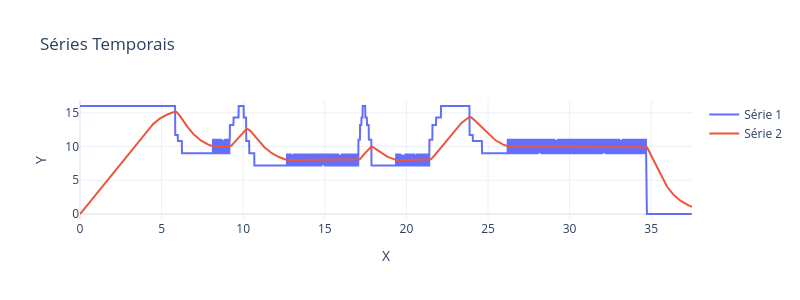
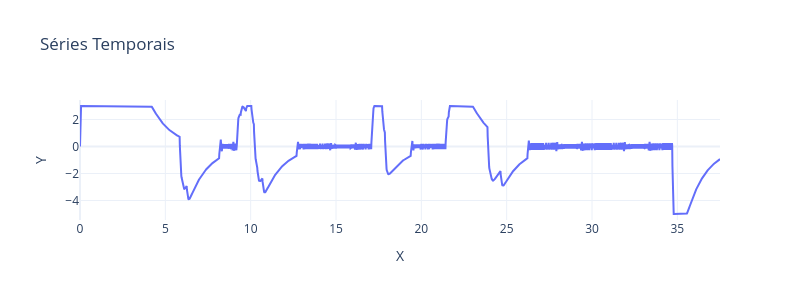
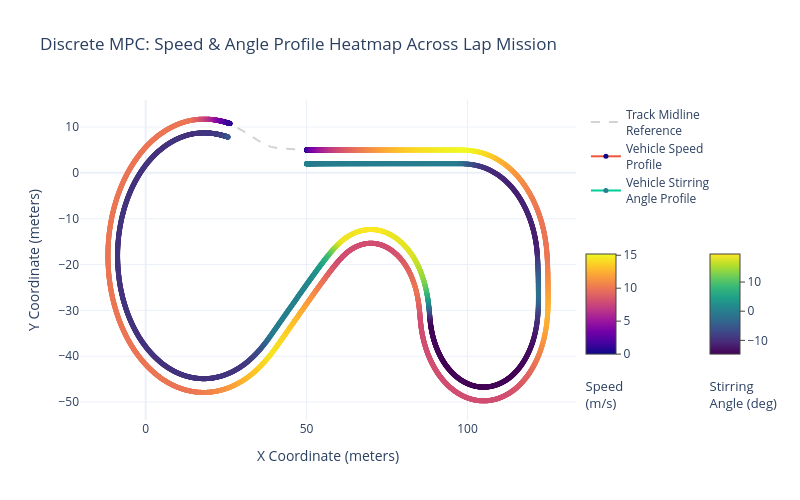

Notebook source saved alongside these figures, in order:
### Code cell
# %%
import numpy as np
import pandas as pd
from casadi import *
from scipy.spatial import KDTree
from scipy.interpolate import interp1d
import plotly.graph_objects as go
from Functions.Utils import *
from Functions.Graphs import *
from scipy.interpolate import CubicSpline

# %% [markdown]
# 1. LOAD RACETRACK DATA & SPATIAL PARAMETRIZATION

# %%
size = 1
path = r'DyntheticDataset\RaceTrack4.csv'
df = pd.read_csv(path)
x_mid = df['x_coords'].values[:] 
y_mid = df['y_coords'].values[:] 

# Ensure the track loops closed cleanly
if not np.allclose([x_mid[0], y_mid[0]], [x_mid[-1], y_mid[-1]]):
    x_mid = np.append(x_mid, x_mid[0])
    y_mid = np.append(y_mid, y_mid[0])

track_points = np.vstack((x_mid, y_mid)).T
track_tree = KDTree(track_points)

# Calculate cumulative distance (arc length 's') along track coordinates
dx = np.diff(x_mid)
dy = np.diff(y_mid)
segment_lengths = np.sqrt(dx**2 + dy**2)
s_coor = np.insert(np.cumsum(segment_lengths), 0, 0.0)
track_length = s_coor[-1]

# Linear interpolators to find exact continuous (x, y) coordinates for any distance s
get_x_at_s = interp1d(s_coor, x_mid, kind='linear', bounds_error=False, fill_value="extrapolate")
get_y_at_s = interp1d(s_coor, y_mid, kind='linear', bounds_error=False, fill_value="extrapolate")

# %% [markdown]
# 2. CASADI OPTI PROBLEM CONFIGURATION (Defined ONCE outside loop)

# %%
dt = 0.0125
sim_steps = 3000
V_cruising = 16
V_max = 25
V_turning = 10
n_horizon = 25
track_percentual = 0.9
l = 2.5 # Wheelbase

opti = Opti()

# Decision variables over the prediction horizon
X = opti.variable(4, n_horizon + 1) # States: [x_pos, y_pos, v, psi]
U = opti.variable(2, n_horizon)     # Controls: [a, delta]

# Parameters
X0 = opti.parameter(4)
X_REF = opti.parameter(n_horizon)
Y_REF = opti.parameter(n_horizon)
V_REF = opti.parameter(n_horizon)
U_PREV = opti.parameter(2)          # Last physically executed control action parameter [a_prev, delta_prev]

obj = 0
opti.subject_to(X[:, 0] == X0)

# Build the execution graph symbolic tree once
for k in range(n_horizon):
    x_k   = X[0, k]
    y_k   = X[1, k]
    v_k   = X[2, k]
    psi_k = X[3, k]
    
    a_k     = U[0, k]
    delta_k = U[1, k]

    beta = atan(0.5 * tan(delta_k))
    
    next_x   = x_k + dt * (v_k * cos(psi_k + beta))
    next_y   = y_k + dt * (v_k * sin(psi_k + beta))
    next_v   = v_k + dt * a_k
    next_psi = psi_k + dt * ((v_k / l) * sin(beta))

    opti.subject_to(X[0, k+1] == next_x)
    opti.subject_to(X[1, k+1] == next_y)
    opti.subject_to(X[2, k+1] == next_v)
    opti.subject_to(X[3, k+1] == next_psi)

    # Base state and input magnitudes stage cost
    obj += (x_k - X_REF[k])**2 + (y_k - Y_REF[k])**2 + 5 * (v_k - V_REF[k])**2
    obj += 1.5 * a_k**2 + 0.25 * delta_k**2

    # Slew rate penalties inside the preview horizon steps
    if k > 0:
        obj += 15.0 * (U[0, k] - U[0, k-1])**2  # Jerk penalty
        obj += 2.0 * (U[1, k] - U[1, k-1])**2   # Steering rate penalty

# Smooth transitions linking external past inputs directly to the initial horizon decision step
obj += 25.0 * (U[0, 0] - U_PREV[0])**2
obj += 2.0 * (U[1, 0] - U_PREV[1])**2

# Terminal cost step calculation
obj += (X[0, n_horizon] - X_REF[n_horizon - 1])**2 + \
       (X[1, n_horizon] - Y_REF[n_horizon - 1])**2 + \
       5.0 * (X[2, n_horizon] - V_REF[n_horizon - 1])**2

opti.minimize(obj)

# Operational Bound limits
opti.subject_to(opti.bounded(-5.0, U[0, :], 3))                 
opti.subject_to(opti.bounded(-np.deg2rad(30), U[1, :], np.deg2rad(30))) 
opti.subject_to(opti.bounded(0.0, X[2, :], V_cruising*1))                  

# Setup solver configuration options once
opts = {"ipopt.print_level": 0, "print_time": 0, "ipopt.warm_start_init_point": "yes"}
opti.solver('ipopt', opts)


# %% [markdown]
# 3. CLOSED-LOOP SIMULATION LOOP

# %%
s_total_traveled = 0.0
last_current_idx = 0

x0_start = np.array([50, y_mid[0], 0.0, 0.0])
x_current = x0_start.copy()
current_time = 0.0

# Memory array tracking previous system inputs (Starts at 0.0 standstill condition)
u_executed_prev = np.array([0.0, 0.0])

t_history = [current_time]
x_history = [x_current[0]]
y_history = [x_current[1]]
v_history = [x_current[2]]
v_ref_history = []
v_k_history = []
v_horizon = []
acc_history = [0]
delta_history = [0]
psi_history = [0]
is_turning_sharp = False
turning = []

# Continuous trajectory memory for warm-starting
last_sol_X = np.tile(x_current.reshape(4, 1), (1, n_horizon + 1))
last_sol_U = np.zeros((2, n_horizon))

for step in range(sim_steps):
    if step % 250 == 0: print('step:', step)
    _, current_idx = track_tree.query([x_current[0], x_current[1]])
    
    idx_diff = current_idx - last_current_idx
    if idx_diff < -len(x_mid)/2: 
        idx_diff += len(x_mid)
    elif idx_diff > len(x_mid)/2:
        idx_diff -= len(x_mid)
        
    if idx_diff > 0:
        s_total_traveled += np.sum(segment_lengths[last_current_idx:current_idx])
    last_current_idx = current_idx

    # Generate Time-Varying Horizon Reference Profiles
    s_projected = s_coor[current_idx]
    x_ref_horizon = np.zeros(n_horizon)
    y_ref_horizon = np.zeros(n_horizon)
    v_ref_horizon = np.zeros(n_horizon)

    for k in range(n_horizon):
        s_projected += max(x_current[2], 1.5) * dt 
        s_wrapped = s_projected % track_length
        
        x_ref_horizon[k] = get_x_at_s(s_wrapped)
        y_ref_horizon[k] = get_y_at_s(s_wrapped)
        
        if s_total_traveled >= track_length * track_percentual:
            v_ref_horizon[k] = 0.0

        elif is_turning_sharp:
            if ((u_control[1]) > np.deg2rad(3)) and (u_control[1] < np.deg2rad(6)):
                V_turning2 = V_turning+3
            elif ((u_control[1]) >= np.deg2rad(6)) and (u_control[1] < np.deg2rad(9)):
                V_turning2 = V_turning+2
            elif ((u_control[1]) >= np.deg2rad(9)) and (u_control[1] < np.deg2rad(12)):
                V_turning2 = V_turning
            elif ((u_control[1]) >= np.deg2rad(12)):
                V_turning2 = V_turning-2

            if ((u_control[1]) < np.deg2rad(-3)) and (u_control[1] > np.deg2rad(-6)):
                V_turning2 = V_turning+3
            elif ((u_control[1]) <= np.deg2rad(-6)) and (u_control[1] > np.deg2rad(-9)):
                V_turning2 = V_turning+2
            elif ((u_control[1]) <= np.deg2rad(-9)) and (u_control[1] > np.deg2rad(-12)):
                V_turning2 = V_turning
            elif ((u_control[1]) <= np.deg2rad(-12)):
                V_turning2 = V_turning-2


            if x_current[2] > V_turning2:
                v_ref_horizon[k] = V_turning2*0.9
            elif x_current[2] <= V_turning2:
                v_ref_horizon[k] = V_turning2*1.1
            #elif x_current[2] >= V_turning2*1.1:
            #    v_ref_horizon[k] = V_turning2*0.8

        else:
            v_ref_horizon[k] = V_cruising

    # Update parameters mapping arrays
    opti.set_value(X0, x_current)
    opti.set_value(X_REF, x_ref_horizon)
    opti.set_value(Y_REF, y_ref_horizon)
    opti.set_value(V_REF, v_ref_horizon)
    opti.set_value(U_PREV, u_executed_prev)  # Push historical tracking input directly to solver memory

    # Seed guesses
    opti.set_initial(X, last_sol_X)
    opti.set_initial(U, last_sol_U)

    try:
        sol = opti.solve()
        u_control = sol.value(U[:, 0])
        last_sol_X = sol.value(X)
        last_sol_U = sol.value(U)
    except Exception as e:
        # Fallback sub-optimal state capture strategy
        u_control = opti.debug.value(U[:, 0])
        last_sol_X = opti.debug.value(X)
        last_sol_U = opti.debug.value(U)

    # Save the selected control inputs to match with the next tracking frame interval
    u_executed_prev = u_control.copy()

    # --- Plant Simulator (Process Step using Forward Euler) ---
    beta_sim = np.arctan(0.5 * np.tan(u_control[1]))
    x_next = x_current[0] + dt * (x_current[2] * np.cos(x_current[3] + beta_sim))
    y_next = x_current[1] + dt * (x_current[2] * np.sin(x_current[3] + beta_sim))
    v_next = x_current[2] + dt * u_control[0]
    psi_next = x_current[3] + dt * ((x_current[2] / l) * np.sin(beta_sim))

    is_turning_sharp = (u_control[1] >= np.deg2rad(3)) or (u_control[1] <= -np.deg2rad(3))
    turning.append(is_turning_sharp)
    
    x_current = np.array([x_next, y_next, v_next, psi_next])
    current_time += dt

    t_history.append(current_time)
    x_history.append(x_current[0])
    y_history.append(x_current[1])
    v_history.append(x_current[2])
    v_k_history.append(last_sol_X[2])
    v_ref_history.append(v_ref_horizon[0])
    acc_history.append(u_control[0])
    psi_history.append(x_current[3])
    delta_history.append(u_control[1])
    v_horizon.append(v_ref_horizon)

    if s_total_traveled >= track_length * track_percentual and x_current[2] < 0.01:
        print(f"Simulation completed! Lap finished and vehicle stopped on centerline at step {step}.")
        break

# Convert historical data into numpy arrays for rendering 
t_history = np.array(t_history)
x_history = np.array(x_history)
y_history = np.array(y_history)
v_history = np.array(v_history)
v_ref_history = np.array(v_ref_history)
acc_history = np.array(acc_history)
delta_history = np.array(delta_history)
delta_history = np.rad2deg(delta_history)

psi_history = np.array(psi_history)
psi_history = np.rad2deg(psi_history)
turning = [0 if t==False else 1 for t in turning]
turning = np.array(turning)

# %%
PlotSeriesPLY(xSeries=[t_history,t_history],ySeries=[v_ref_history,v_history],w=800,h=300)
PlotSeriesPLY(xSeries=[t_history],ySeries=[acc_history],w=800,h=300)

# %%
print(V_max)
print(V_cruising*1)

# %% [markdown]
# 4. PLOT RESULTS

# %%
data = [x_mid, y_mid, x_history,y_history, t_history, delta_history, psi_history, v_history]
PlotMPCTracksPLY(data,width=800,height=500)

### Figure 1 — Plotly figure (JSON) as saved in the notebook; plotly's stock layout.template omitted (floating-point values rounded to 4 significant figures; data arrays with more than 128 entries replaced by an {"elided": "..."} marker saying what was removed)
{"data": [{"mode": "lines", "name": "Série 1", "type": "scatter", "x": {"elided": "3001 float values"}, "xaxis": "x", "y": {"elided": "3000 float values"}, "yaxis": "y"}, {"mode": "lines", "name": "Série 2", "type": "scatter", "x": {"elided": "3001 float values"}, "xaxis": "x", "y": {"elided": "3001 float values"}, "yaxis": "y"}], "layout": {"height": 300, "title": {"text": "Séries Temporais"}, "width": 800, "xaxis": {"anchor": "y", "domain": [0, 1], "title": {"text": "X"}}, "yaxis": {"anchor": "x", "domain": [0, 1], "title": {"text": "Y"}}}}

### Figure 2 — Plotly figure (JSON) as saved in the notebook; plotly's stock layout.template omitted (floating-point values rounded to 4 significant figures; data arrays with more than 128 entries replaced by an {"elided": "..."} marker saying what was removed)
{"data": [{"mode": "lines", "name": "Série 1", "type": "scatter", "x": {"elided": "3001 float values"}, "xaxis": "x", "y": {"elided": "3001 float values"}, "yaxis": "y"}], "layout": {"height": 300, "title": {"text": "Séries Temporais"}, "width": 800, "xaxis": {"anchor": "y", "domain": [0, 1], "title": {"text": "X"}}, "yaxis": {"anchor": "x", "domain": [0, 1], "title": {"text": "Y"}}}}

### Figure 3 — Plotly figure (JSON) as saved in the notebook; plotly's stock layout.template omitted (floating-point values rounded to 4 significant figures; data arrays with more than 128 entries replaced by an {"elided": "..."} marker saying what was removed)
{"data": [{"line": {"color": "lightgray", "dash": "dash", "width": 2}, "mode": "lines", "name": "Track Midline<br>Reference", "type": "scatter", "x": {"elided": "5000 float values"}, "y": {"elided": "5000 float values"}}, {"hoverinfo": "text+x+y", "marker": {"cmax": 15.19, "cmin": 0, "color": {"elided": "3001 float values"}, "colorbar": {"len": 0.5, "ticks": "outside", "title": {"font": {"size": 13}, "side": "bottom", "text": "Speed<br>(m/s)"}, "x": 1, "y": 0.3, "yanchor": "middle"}, "colorscale": [[0, "#0d0887"], [0.1111, "#46039f"], [0.2222, "#7201a8"], [0.3333, "#9c179e"], [0.4444, "#bd3786"], [0.5556, "#d8576b"], [0.6667, "#ed7953"], [0.7778, "#fb9f3a"], [0.8889, "#fdca26"], [1, "#f0f921"]], "showscale": true, "size": 5}, "mode": "lines+markers", "name": "Vehicle Speed<br>Profile", "text": {"elided": "3001 str values"}, "type": "scatter", "x": {"elided": "3001 float values"}, "y": {"elided": "3001 float values"}}, {"hoverinfo": "text+x+y", "line": {"width": 2}, "marker": {"cmax": 19.61, "cmin": -14.71, "color": {"elided": "3001 float values"}, "colorbar": {"len": 0.5, "ticks": "outside", "title": {"font": {"size": 13}, "side": "bottom", "text": "Stirring<br>Angle (deg)"}, "x": 1.25, "y": 0.3, "yanchor": "middle"}, "colorscale": [[0, "#440154"], [0.1111, "#482878"], [0.2222, "#3e4989"], [0.3333, "#31688e"], [0.4444, "#26828e"], [0.5556, "#1f9e89"], [0.6667, "#35b779"], [0.7778, "#6ece58"], [0.8889, "#b5de2b"], [1, "#fde725"]], "showscale": true, "size": 5}, "mode": "lines+markers", "name": "Vehicle Stirring<br>Angle Profile", "text": {"elided": "3001 str values"}, "type": "scatter", "x": {"elided": "3001 float values"}, "y": {"elided": "3001 float values"}}], "layout": {"height": 500, "legend": {"x": 1.02, "xanchor": "left", "y": 1, "yanchor": "top"}, "showlegend": true, "title": {"text": "Discrete MPC: Speed & Angle Profile Heatmap Across Lap Mission"}, "width": 800, "xaxis": {"title": {"text": "X Coordinate (meters)"}}, "yaxis": {"title": {"text": "Y Coordinate (meters)"}}}}
